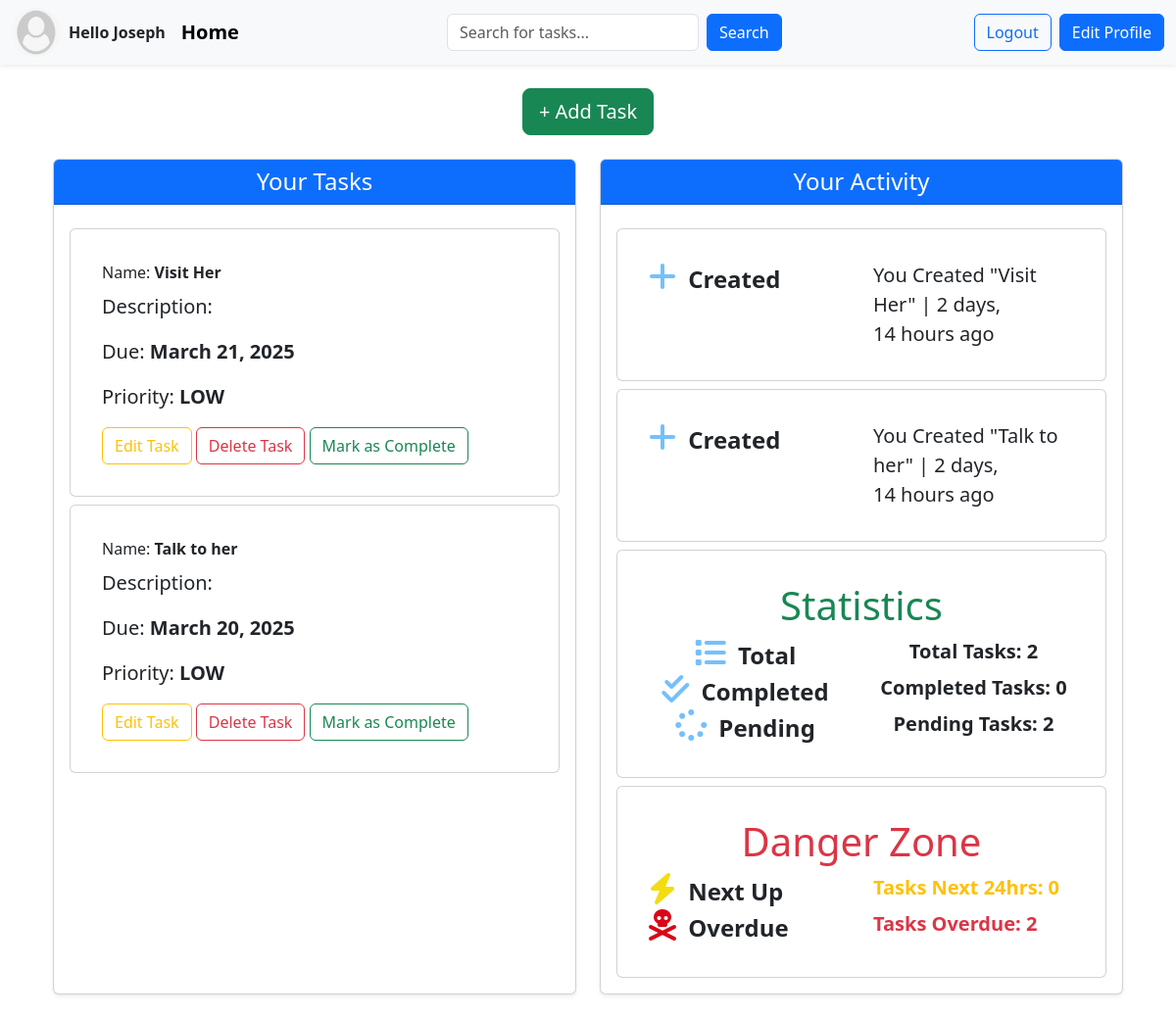
The app's page / (signed in) with its own data.
### base/models.py (models this page shows, shortened)
class User(AbstractUser):
    name = models.CharField(max_length=200,null=True)
    email = models.EmailField(unique=True,null=True)
    avatar= models.ImageField(null=True,default='default.png')
    USERNAME_FIELD = 'email'
    REQUIRED_FIELDS = ['username']

class Task(models.Model):
    title = models.CharField(max_length=200,null=True)
    description = models.TextField(null=True,blank=True)
    user = models.ForeignKey(User,on_delete= models.CASCADE)
    completed = models.BooleanField(default=False)
    created = models.DateTimeField(auto_now_add=True)
    updated = models.DateTimeField(auto_now=True)
    PRIORITY_CHOICES = [
    ("HIGH","High"),
    ("MEDIUM","Medium"),
    ("LOW","Low")
   ]
    priority = models.CharField(max_length=100,choices = PRIORITY_CHOICES)
    due_date = models.DateField(null=True,blank=True)
    class Meta:
        ordering = ['-updated','-created']

class TaskActivity(models.Model):
    ACTION_CHOICES = [
        ("Created","Created"),
       ( "Updated","Updated"),
       ("Completed","Completed"),
       ("Deleted","Deleted")
    ]
    user = models.ForeignKey(User,on_delete=models.CASCADE)
    task = models.ForeignKey(Task,on_delete=models.CASCADE)
    action = models.CharField(max_length=20,choices = ACTION_CHOICES)
    timestamp = models.DateTimeField(auto_now_add=True)
    class Meta:
        ordering = ['-timestamp']

### base/views.py (the view, shortened to what this page needs)
# urls.py: path('',views.home,name="home"),
@login_required(login_url="login")
def home(request):
    tasks = Task.objects.filter(user=request.user)  # Filter tasks for the logged-in user
    activities = TaskActivity.objects.filter(user=request.user).order_by('-timestamp')[:5]  # Get the latest 5 activities
    search_query = request.GET.get('q')
    total_tasks = tasks.count()
    completed_tasks = tasks.filter(completed=True).count()
    pending_tasks = total_tasks - completed_tasks
    now = timezone.now()
    next_24_hours = now + timedelta(hours=24)
    next_up_tasks = tasks.filter(due_date__range=[now, next_24_hours], completed=False).count()
    overdue_tasks = tasks.filter(due_date__lt=now, completed=False).count()
    context = {
        "tasks": tasks,
        "activities": activities,
        "total_tasks": total_tasks,
        "completed_tasks": completed_tasks,
        "pending_tasks": pending_tasks,
        "next_up_tasks": next_up_tasks,
        "overdue_tasks": overdue_tasks,
        "search_query": search_query,  # Pass the search query to the template
    }
    return render(request, 'base/index.html', context)

### base/templates/base/index.html (shortened to what this page needs)
{% extends 'main.html' %}
{% load static %}
{% block content %}
<div class="container my-4">
    <div class="text-center mb-4">
        <a href="{% url 'add-task' %}" class="btn btn-success btn-lg">+ Add Task</a>
    </div>
    <div class="row g-4">
        <div class="col-lg-6">
            <div class="card h-100 shadow-sm">
                <div class="card-header bg-primary text-white">
                    <h2 class="h4 mb-0 text-center">Your Tasks</h2>
                </div>
                <div class="card-body">
                    {% for task in tasks %}
                    <div class="card mt-2 p-3">
                        <div class="card-body">
                            <div class="card-title">Name: <span class="fw-bold">{{task.title}}</span></div>
                            <p class="card-text lead">Description: </p>
                            <p class="lead">Due: <span class="fw-bold">{{task.due_date}}</span></p>
                            <p class="lead">Priority: <span class="fw-bold">{{task.priority}}</span></p>
                            <div id="container-fluid">
                                <a href="{% url 'edit-task' task.id %}" class="btn btn-outline-warning m-3 m-md-0">Edit Task</a>
                                <a href="{% url 'delete-task' task.id %}" class="btn btn-outline-danger m-3 m-md-0">Delete Task</a>
                                <form action="{% url 'mark-task-complete' task.id %}" method="POST" style="display: inline;">
                                    <button type="submit" class="btn btn-outline-success m-3 m-md-0">Mark as Complete</button>
                                </form>
                            </div>
                        </div>
                    </div>
                    {% endfor %}
                </div>
            </div>
        </div>
        <div class="col-lg-6">
            <div class="card h-100 shadow-sm">
                <div class="card-header bg-primary text-white">
                    <h2 class="h4 mb-0 text-center">Your Activity</h2>
                </div>
                <div class="card-body">
                    {% for activity in activities %}
                    <div class="card mt-2 p-3">
                        <div class="card-body">
                            <div class="row activity">
                                <div class="col">
                                    {% if activity.action == "Completed" %}
                                    <i class="icon fa-solid fa-square-check fa-2x" style="color: #74C0FC;"></i>
                                    {% elif activity.action == "Updated" %}
                                    <i class="fa-solid fa-pen-to-square fa-2x" style="color: #74C0FC;"></i>
                                    {% elif activity.action == "Created" %}
                                    <i class="fa-solid fa-plus fa-2x" style="color: #74C0FC;"></i>
                                    {% elif activity.action == "Deleted" %}
                                    <i class="fa-solid fa-trash fa-2x" style="color: #74C0FC;"></i>
                                    {% endif %}
                                    <span class="mx-2 fw-bold fs-4">{{ activity.action }}</span>
                                </div>
                                <div class="col">
                                    <p class="card-text lead">You {{ activity.action }} "{{ activity.task.title }}" | {{ activity.timestamp|timesince }} ago</p>
                                </div>
                            </div>
                        </div>
                    </div>
                    {% endfor %}
                    <div class="card mt-2 p-3">
                        <div class="card-body">
                            <div class="text-center">
                                <h1 class="fw-lighter text-center text-success">Statistics</h1>
                                <div class="row">
                                    <div class="col">
                                        <i class="fa-sharp fa-solid fa-list fa-2x" style="color: #74C0FC;"></i>
                                        <span class="mx-2 fw-bold fs-4">Total</span>
                                    </div>
                                    <div class="col">
                                        <p class="card-text lead fw-bold">Total Tasks: {{ total_tasks }}</p>
                                    </div>
                                </div>
                                <div class="row">
                                    <div class="col">
                                        <i class="fa-solid fa-check-double fa-2x" style="color: #74C0FC;"></i>
                                        <span class="mx-2 fw-bold fs-4">Completed</span>
                                    </div>
                                    <div class="col">
                                        <p class="card-text lead fw-bold">Completed Tasks: {{ completed_tasks }}</p>
                                    </div>
                                </div>
                                <div class="row">
                                    <div class="col">
                                        <i class="fa-solid fa-spinner fa-2x" style="color: #74C0FC;"></i>
                                        <span class="mx-2 fw-bold fs-4">Pending</span>
                                    </div>
                                    <div class="col">
                                        <p class="card-text lead fw-bold">Pending Tasks: {{ pending_tasks }}</p>
                                    </div>
                                </div>
                            </div>
                        </div>
                    </div>
                    <div class="card mt-2 p-3">
                        <div class="card-body">
                            <h1 class="fw-lighter text-center text-danger" style="color: #da0618;">Danger Zone</h1>
                            <div class="row">
                                <div class="col">
                                    <i class="fa-solid fa-bolt fa-2x" style="color: #f3dc0f;"></i>
                                    <span class="mx-2 fw-bold fs-4">Next Up</span>
                                </div>
                                <div class="col">
                                    <p class="card-text lead fw-bold text-warning">Tasks Next 24hrs: {{ next_up_tasks }}</p>
                                </div>
                            </div>
                            <div class="row">
                                <div class="col">
                                    <i class="fa-solid fa-skull-crossbones fa-2x" style="color: #da0618;"></i>
                                    <span class="mx-2 fw-bold fs-4">Overdue</span>
                                </div>
                                <div class="col">
                                    <p class="card-text lead fw-bold text-danger">Tasks Overdue: {{ overdue_tasks }}</p>
                                </div>
                            </div>
                        </div>
                    </div>
                </div>
            </div>
        </div>
    </div>
</div>
{% endblock %}

### templates/main.html (shortened to what this page needs)
<!DOCTYPE html>
{% load static %}
<html lang="en">
<head>
    <link href="https://cdn.jsdelivr.net/npm/bootstrap@5.3.3/dist/css/bootstrap.min.css" rel="stylesheet">
    <link rel="stylesheet" href="{% static 'css/style.css' %}">
</head>
<body>
{% if request.user.is_authenticated %}
<nav class="navbar navbar-expand-lg navbar-light bg-light shadow-sm">
    <div class="container-fluid">
        <div class="d-flex align-items-center me-3">
            {% if request.user.is_authenticated %}
                <img class="rounded-circle me-2" src="{{request.user.avatar.url}}" alt="profile-pic" width="50" height="50">
                <span class="fw-bold">Hello {{user.username}}</span>
            {% else %}
                <span class="navbar-brand fw-bold">Task Tracker</span>
            {% endif %}
        </div>
        <a class="navbar-brand fw-bold" href="/">Home</a>
        <div class="mx-auto" style="max-width: 500px;">
            <form class="d-flex" method="get" role="search" action="{% url 'home'%}">
                <input class="form-control me-2" name="q" type="search" placeholder="Search for tasks..." aria-label="Search" value="{{ request.GET.q }}">
                <button class="btn btn-primary" type="submit">Search</button>
            </form>
        </div>
        <div class="d-flex gap-2">
            {% if request.user.is_authenticated %}
                <a href="{% url 'logout' %}" class="btn btn-outline-primary">Logout</a>
                <a href="{% url 'edit-profile' %}" class="btn btn-primary">Edit Profile</a>
            {% else %}
                <a href="{% url 'login' %}" class="btn btn-outline-primary">Login</a>
                <a href="{% url 'register' %}" class="btn btn-primary">Sign Up</a>
            {% endif %}
        </div>
    </div>
</nav>
{% endif %}
    <main class="container mt-4">
        {% block content %}
        {% endblock %}
    </main>
</body>
</html>

### static/css/style.css (style rules this page uses)
html, body { margin: 0; padding: 0; overflow-x: hidden; }

### records on screen
User: user.avatar (placeholder picture), username "Joseph"
Task: title "Visit Her", due_date "March 21, 2025", priority "LOW"
Task: title "Talk to her", due_date "March 20, 2025", priority "LOW"
TaskActivity: action "Created", task "Visit Her", timestamp "2 days, 14 hours"
TaskActivity: action "Created", task "Talk to her", timestamp "2 days, 14 hours"

### other values on screen
{{ total_tasks }} "2"
{{ completed_tasks }} "0"
{{ pending_tasks }} "2"
{{ next_up_tasks }} "0"
{{ overdue_tasks }} "2"
